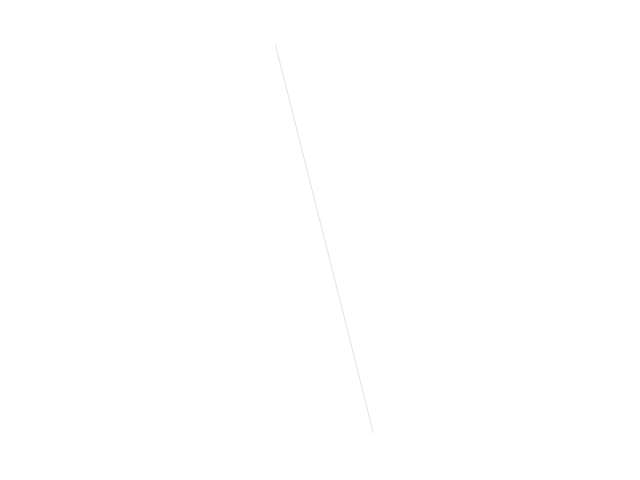
Frame 1 (no input)
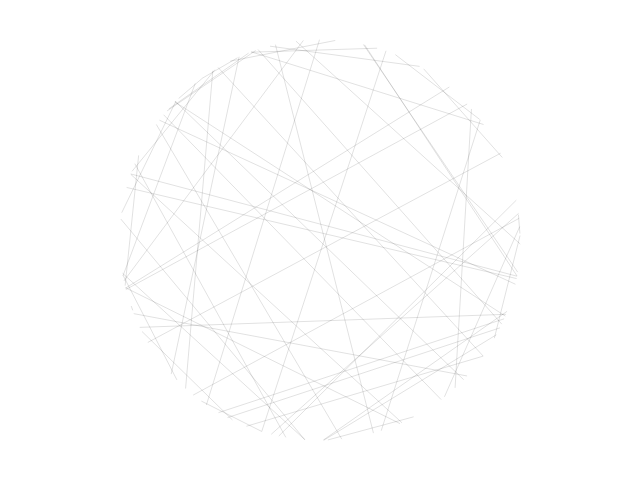
Frame 60 (no input)
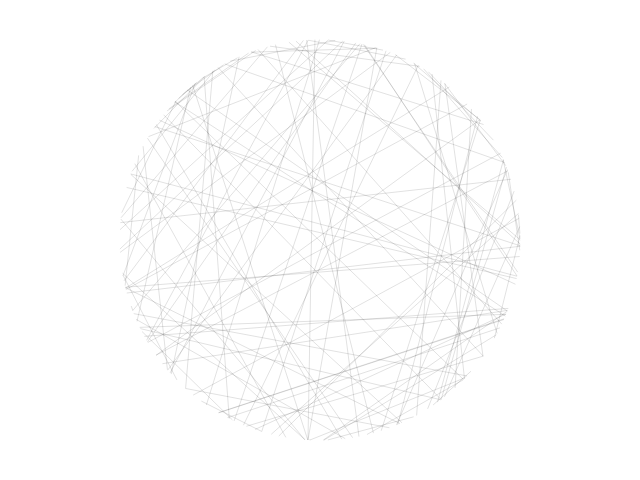
Frame 120 (the mouse pressed at the canvas centre since frame 60)

The p5.js sketch that drew these frames (run headless with seeded random() and noise() and a simulated clock; from frame 60 on, the mouse is pressed at the canvas centre):

// p5.js sketch
// ── sketch.js
// 参考：https://p5js.org/examples/math-random-chords.html
function setup() {
    createCanvas(640, 480);
    background(255);

    // 半透明な線を使用する
    stroke(0, 0, 0, 30);
}

function draw() {
    const radius = 200;

    push();
    // 図形を中央に
    translate(width/2, height/2);
    
    // 角度をランダムに決める
    var angle1 = random(0, 2 * PI);
    
    // 決めた角度に対する円周上の点を探す
    var xpos1 = radius * cos(angle1);
    var ypos1 = radius * sin(angle1);

    // 同様にもう一点
    var angle2 = random(0, 2 * PI);
    var xpos2 = radius * cos(angle2);
    var ypos2 = radius * sin(angle2);

    // 決めた２点の間で線を引く
    line(xpos1, ypos1, xpos2, ypos2);
    pop();
}
